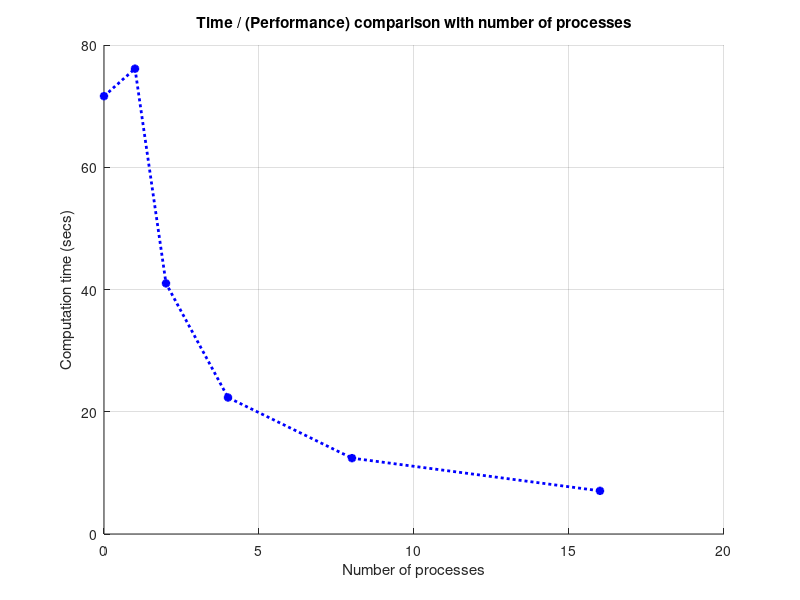

Reproduce this figure in MATLAB.
close all;
X_1D = [0,1,2,4,8,16]
T_Process = [60+11.63,60+16.13,41,22.33,12.41,07.06]


X = X_1D
figure;
title('Time / (Performance) comparison with number of processes')
hold on;
%plot(X,T_SEQ)

plot(X,T_Process,':b*','LineWidth',2);
xlabel('Number of processes');
ylabel('Computation time (secs)');
grid on;
%%
saveas(gcf,'performance.png')